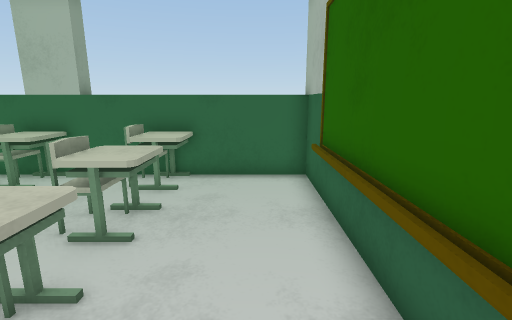
[1] (above)

15 first-person views from a walk through a 3-D level made in the Unity game engine. The camera is 1.5 m above the floor, tilts 12° down and sees 85° across. The floor is counted in squares, 0.6 m on a side. Each view is taken from the middle of a square. On the plan, view 1 faces up. The plan holds only what a view shows up to about 18 squares ahead; the rest is blank. The player character is not drawn.

[2]
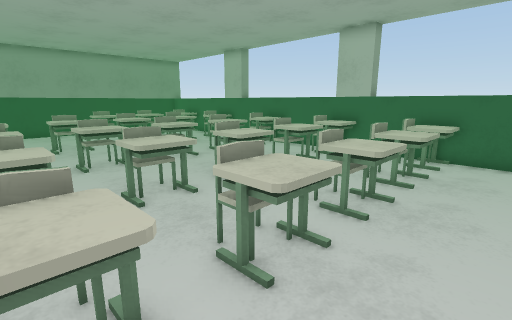

[3]
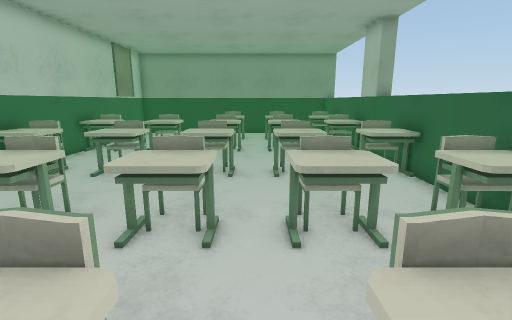

[4]
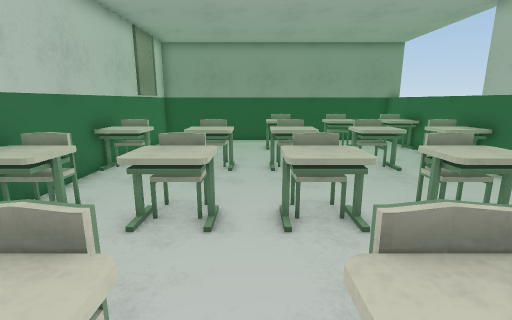

[5]
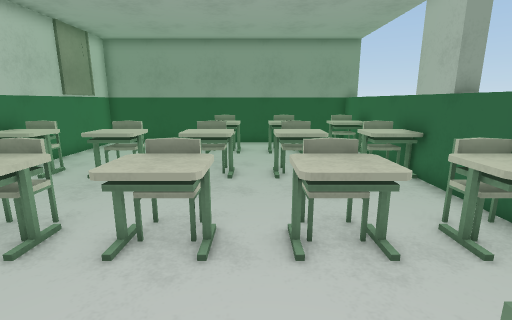

[6]
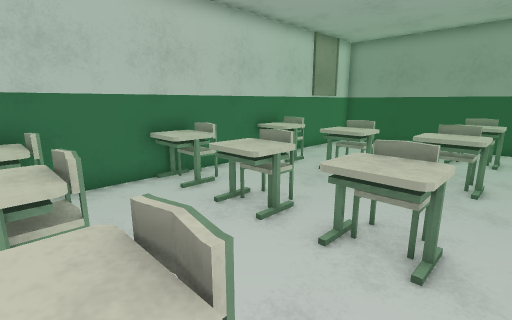

[7]
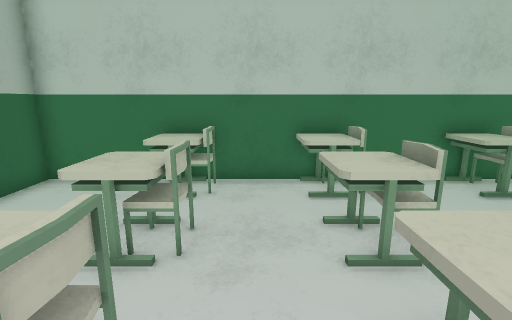

[8]
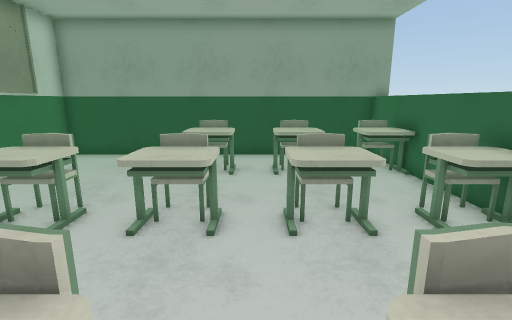

[9]
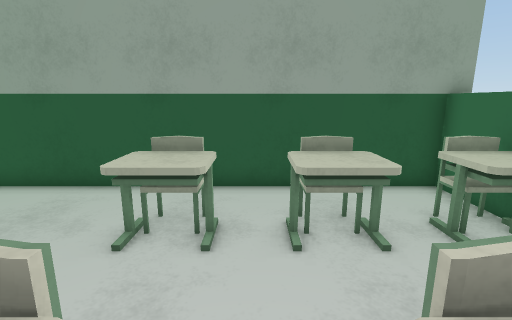

[10]
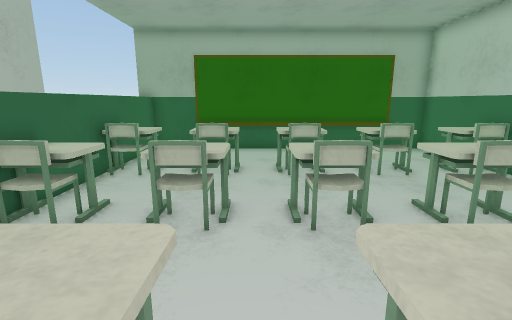

[11]
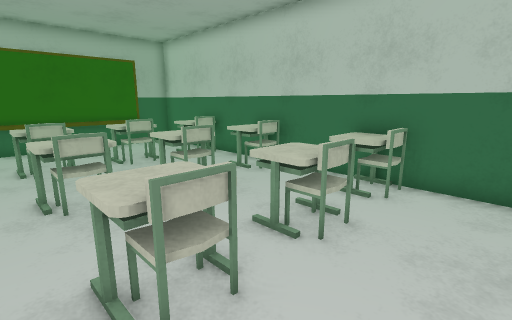

[12]
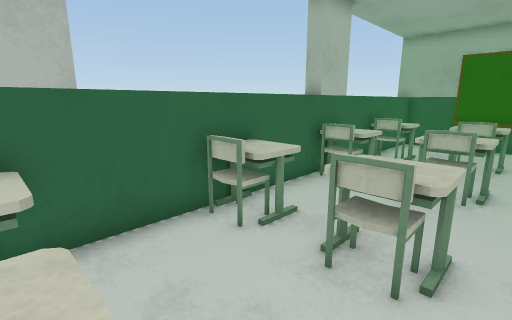

[13]
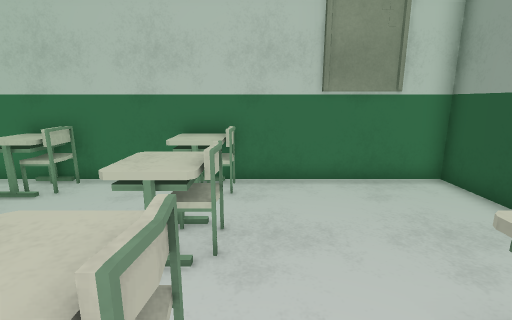

[14]
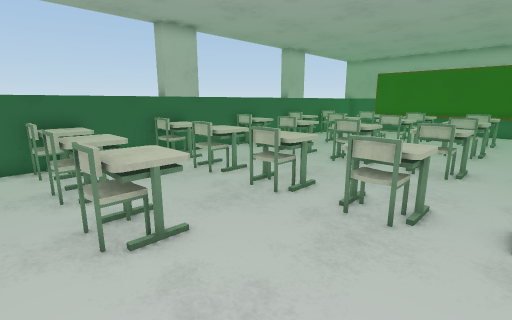

[15]
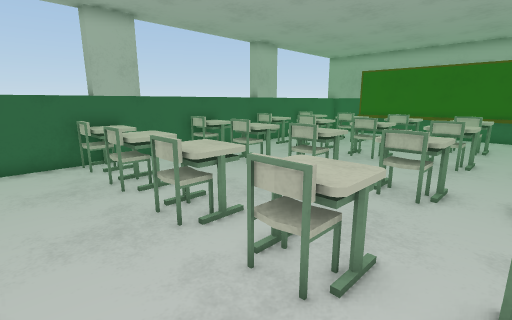

### Floor plan
Points are (right, up) in squares from view 1. A wall is a line through its corners. A room is listed if a view was taken in it or the views show most of it. See-through windows are left out.
Room 1 (views 1, 2, 3, 4, 5, 6, 7, 8, 9, 10, 11, 12, 13, 14, 15)
walls: (-12.4, 9.3) (-15.6, 9.3); (-8.4, 9.3) (-10.6, 9.3); (-17.4, 9.3) (-19.6, 9.3); (-4.4, 9.3) (-5.6, 9.3); (-22.4, 9.3) (-24, 9.3); (1.8, 9.3) (-1.6, 9.3); (-24, 10.1) (-24, -4.8) (1.7, -4.8) (1.7, 10)
low walls: (1.4, -2.9) (1.4, 7.1)
objects: other object (-22, 2) to (-20, 3); other object (-22, 5) to (-20, 6); other object (-22, 8) to (-20, 9); other object (-17, -4) to (-16, -3); other object (-17, -1) to (-16, 0); other object (-17, 2) to (-16, 3); other object (-17, 5) to (-16, 6); other object (-17, 8) to (-16, 9); other object (-13, -4) to (-11, -3); other object (-13, -1) to (-11, 0); other object (-13, 2) to (-11, 3); other object (-13, 5) to (-11, 6); other object (-13, 8) to (-11, 9); other object (-8, -4) to (-6, -3); other object (-8, -2) to (-6, 0); other object (-8, 2) to (-6, 3); other object (-8, 5) to (-6, 6); other object (-8, 8) to (-6, 9); other object (-4, -4) to (-2, -3); other object (-4, -2) to (-2, 0); other object (-4, 2) to (-2, 3); other object (-4, 5) to (-2, 6); other object (-4, 8) to (-2, 9)

Positions as (right, up) in squares from view 1, and headings:
1: (0, 0), facing up
2: (0, -4), facing up-left
3: (-2, 4), facing left
4: (-6, 1), facing left
5: (-7, 4), facing left
6: (-7, 4), facing down-left
7: (-5, 4), facing down
8: (-11, 4), facing left
9: (-16, 4), facing left
10: (-13, 4), facing right
11: (-15, 4), facing down-right
12: (-16, 4), facing up-right
13: (-18, 4), facing down
14: (-23, -3), facing up-right
15: (-20, -3), facing up-right
